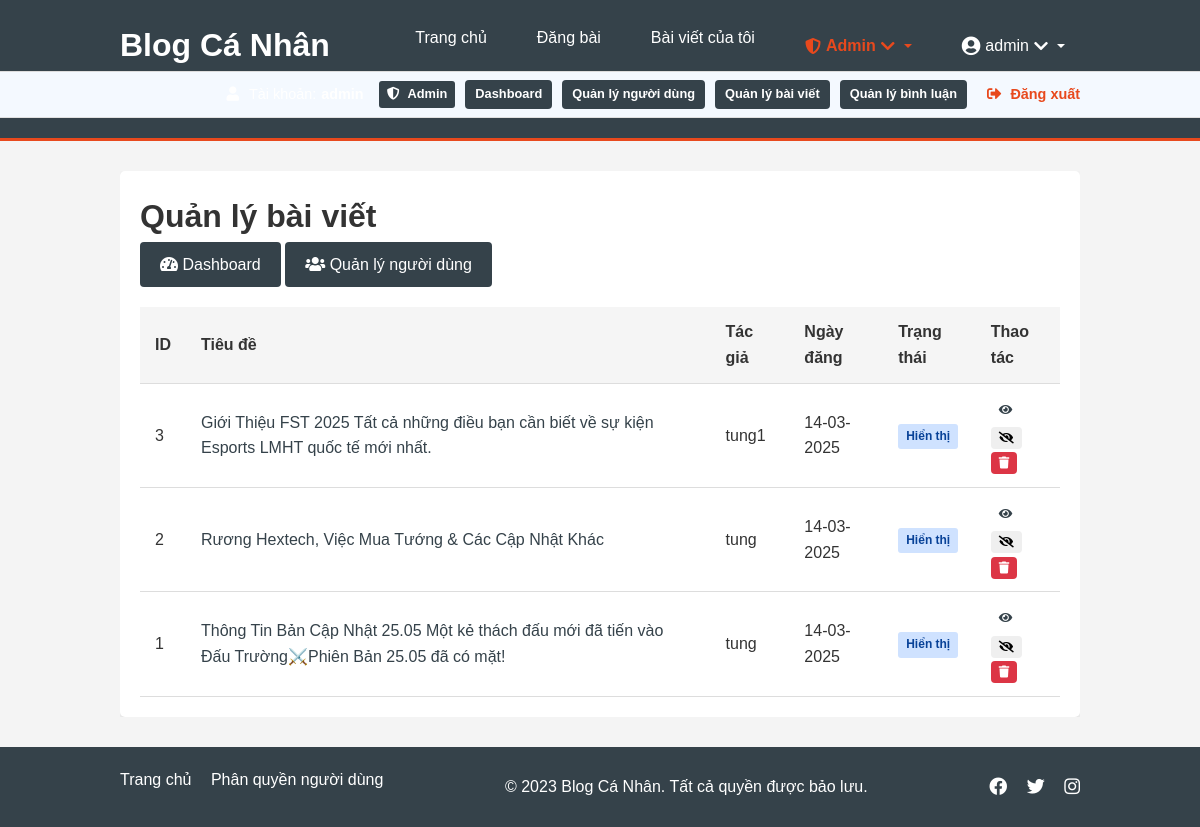
Page /admin/posts (signed in) on the committed database.
### models.py (models this page shows, shortened)
class User(db.Model, UserMixin):
    id = db.Column(db.Integer, primary_key=True)
    username = db.Column(db.String(150), unique=True, nullable=False)
    password = db.Column(db.String(150), nullable=False)
    is_admin = db.Column(db.Boolean, default=False)
    is_active = db.Column(db.Boolean, default=True)
    date_joined = db.Column(db.DateTime, default=datetime.utcnow)
    posts = db.relationship('Post', backref='user', lazy=True)
    role = db.Column(db.String(20), default='viewer')  # 'viewer', 'collaborator', 'editor'

class Post(db.Model):
    id = db.Column(db.Integer, primary_key=True)
    title = db.Column(db.String(200), nullable=False)
    date_posted = db.Column(db.DateTime, nullable=False, default=datetime.utcnow)
    content = db.Column(db.Text, nullable=False)
    image_path = db.Column(db.String(200), nullable=True)
    user_id = db.Column(db.Integer, db.ForeignKey('user.id'), nullable=False)
    is_hidden = db.Column(db.Boolean, default=False)

### routes/admin.py (the view)
@admin_bp.route('/admin/posts')
@login_required
@admin_required
def posts():
    posts = Post.query.order_by(Post.date_posted.desc()).all()
    return render_template('admin/posts.html', posts=posts)

### app.py (called while the page is built)
@login_manager.user_loader
def load_user(user_id):
    return User.query.get(int(user_id))

### routes/admin.py (called while the page is built)
def admin_required(f):
    @wraps(f)
    def decorated_function(*args, **kwargs):
        if not current_user.is_admin:
            abort(403)
        return f(*args, **kwargs)
    return decorated_function

### templates/admin/posts.html (shortened to what this page needs)
{% extends "base.html" %}
{% block content %}
<div class="admin-container">
    <h1>Quản lý bài viết</h1>
    <div class="admin-links">
        <a href="{{ url_for('admin.dashboard') }}" class="btn btn-secondary">
            <i class="fas fa-tachometer-alt"></i> Dashboard
        </a>
        <a href="{{ url_for('admin.users') }}" class="btn btn-secondary">
            <i class="fas fa-users"></i> Quản lý người dùng
        </a>
    </div>
    <div class="admin-content">
        {% if posts %}
        <table class="admin-table">
            <thead>
                <tr>
                    <th>ID</th>
                    <th>Tiêu đề</th>
                    <th>Tác giả</th>
                    <th>Ngày đăng</th>
                    <th>Trạng thái</th>
                    <th>Thao tác</th>
                </tr>
            </thead>
            <tbody>
                {% for post in posts %}
                <tr class="{% if post.is_hidden %}post-hidden{% endif %}">
                    <td>{{ post.id }}</td>
                    <td>
                        <a href="{{ url_for('post.post', post_id=post.id) }}" target="_blank">
                            {{ post.title }}
                        </a>
                    </td>
                    <td>{{ post.user.username }}</td>
                    <td>{{ post.date_posted.strftime('%d-%m-%Y') }}</td>
                    <td>
                        <span class="status-badge {% if post.is_hidden %}status-hidden{% else %}status-visible{% endif %}">
                            {{ "Đã ẩn" if post.is_hidden else "Hiển thị" }}
                        </span>
                    </td>
                    <td class="action-buttons">
                        <a href="{{ url_for('post.post', post_id=post.id) }}" class="btn btn-sm btn-info" target="_blank">
                            <i class="fas fa-eye"></i>
                        </a>
                        <form action="{{ url_for('admin.toggle_post_status', post_id=post.id) }}" method="POST" class="d-inline">
                            <button type="submit" class="btn btn-sm {% if post.is_hidden %}btn-success{% else %}btn-warning{% endif %}">
                                <i class="fas {% if post.is_hidden %}fa-eye{% else %}fa-eye-slash{% endif %}"></i>
                            </button>
                        </form>
                        <form action="{{ url_for('admin.delete_post', post_id=post.id) }}" method="POST" class="d-inline">
                            <button type="submit" class="btn btn-sm btn-danger" onclick="return confirm('Bạn có chắc chắn muốn xóa bài viết này?');">
                                <i class="fas fa-trash"></i>
                            </button>
                        </form>
                    </td>
                </tr>
                {% endfor %}
            </tbody>
        </table>
        {% else %}
        <p class="no-items">Không có bài viết nào.</p>
        {% endif %}
    </div>
</div>
{% endblock %}

### templates/base.html (shortened to what this page needs)
<!DOCTYPE html>
<html lang="vi">
<head>
    <link rel="stylesheet" href="{{ url_for('static', filename='css/style.css') }}">
    <link rel="stylesheet" href="https://cdnjs.cloudflare.com/ajax/libs/font-awesome/5.15.4/css/all.min.css">
</head>
<body>
    <header>
        <div class="container">
            <div class="logo">
                <h1><a href="{{ url_for('main.index') }}">Blog Cá Nhân</a></h1>
            </div>
            <nav>
                <ul>
                    <li><a href="{{ url_for('main.index') }}">Trang chủ</a></li>
                    {% if current_user.is_authenticated %}
                        <li><a href="{{ url_for('post.new_post') }}">Đăng bài</a></li>
                        <li><a href="{{ url_for('post.user_posts', username=current_user.username) }}">Bài viết của tôi</a></li>
                        {% if current_user.is_admin %}
                        <li class="user-dropdown">
                            <a href="#" class="dropdown-toggle admin-menu-item">
                                <i class="fas fa-shield-alt"></i> Admin <i class="fas fa-chevron-down"></i>
                            </a>
                        </li>
                        {% endif %}
                        <li class="user-dropdown">
                            <a href="#" class="dropdown-toggle">
                                <i class="fas fa-user-circle"></i> {{ current_user.username }} <i class="fas fa-chevron-down"></i>
                            </a>
                        </li>
                    {% endif %}
                </ul>
            </nav>
        </div>
        {% if current_user.is_authenticated %}
        <div class="user-status">
            <div class="container">
                <div class="user-info">
                    <i class="fas fa-user"></i> Tài khoản: <strong>{{ current_user.username }}</strong>
                    {% if current_user.is_admin %}
                    <span class="admin-badge"><i class="fas fa-shield-alt"></i> Admin</span>
                    <a href="{{ url_for('admin.dashboard') }}" class="admin-link">Dashboard</a>
                    <a href="{{ url_for('admin.users') }}" class="admin-link">Quản lý người dùng</a>
                    <a href="{{ url_for('admin.posts') }}" class="admin-link">Quản lý bài viết</a>
                    <a href="{{ url_for('admin.comments') }}" class="admin-link">Quản lý bình luận</a>
                    {% endif %}
                    <a href="{{ url_for('auth.logout') }}" class="logout-link">
                        <i class="fas fa-sign-out-alt"></i> Đăng xuất
                    </a>
                </div>
            </div>
        </div>
        {% endif %}
    </header>
    <main>
        <div class="container">
            {% block content %}{% endblock %}
        </div>
    </main>
        <footer>
        <div class="container">
            <div class="footer-links">
                <a href="{{ url_for('main.index') }}">Trang chủ</a>
                <a href="{{ url_for('main.roles_help') }}">Phân quyền người dùng</a>
            </div>
            <p>&copy; {{ now.year if now else 2023 }} Blog Cá Nhân. Tất cả quyền được bảo lưu.</p>
            <div class="social-links">
                <a href="#"><i class="fab fa-facebook"></i></a>
                <a href="#"><i class="fab fa-twitter"></i></a>
                <a href="#"><i class="fab fa-instagram"></i></a>
            </div>
        </div>
    </footer>
</body>
</html>

### static/css/style.css (style rules this page uses)
* { margin: 0; padding: 0; box-sizing: border-box; }
body { font-family: Arial, Helvetica, sans-serif; line-height: 1.6; background-color: #f4f4f4; color: #333; min-height: 100vh; display: flex; flex-direction: column; }
a { text-decoration: none; color: #35424a; }
ul { list-style: none; }
.container { width: 80%; margin: 0 auto; overflow: hidden; }
header { background-color: #35424a; color: #fff; padding: 20px 0; border-bottom: 3px solid #e8491d; }
header .container { display: flex; justify-content: space-between; align-items: center; }
header .logo a { color: #fff; text-decoration: none; }
header nav ul { display: flex; }
header nav li { margin-left: 20px; position: relative; }
header nav a { color: #fff; text-decoration: none; padding: 8px 15px; border-radius: 5px; transition: background-color 0.3s; }
main { flex: 1; padding: 30px 0; }
footer { background-color: #35424a; color: #fff; padding: 20px 0; margin-top: auto; }
footer .container { display: flex; justify-content: space-between; align-items: center; }
.social-links a { color: #fff; margin-left: 15px; font-size: 18px; }
.btn { display: inline-block; padding: 10px 20px; border: none; border-radius: 4px; cursor: pointer; font-size: 16px; transition: background-color 0.3s; }
.btn-secondary { background-color: #35424a; color: #fff; }
.btn-danger { background-color: #dc3545; color: #fff; }
.user-status { background-color: #f4f9ff; padding: 8px 0; border-top: 1px solid #ddd; font-size: 0.9rem; }
.user-status .container { display: flex; justify-content: flex-end; align-items: center; }
.logout-link { color: #e8491d; font-weight: bold; margin-left: 10px; }
.user-dropdown { position: relative; }
.user-dropdown .dropdown-toggle { display: flex; align-items: center; gap: 5px; }
.user-dropdown .fa-user-circle { font-size: 1.2em; }
.user-info { display: flex; align-items: center; justify-content: flex-end; gap: 20px; }
.user-status { background-color: #f4f9ff; padding: 8px 0; font-size: 0.9rem; border-top: 1px solid #ddd; }
.logout-link { color: #e8491d; font-weight: 600; }
.admin-container { background-color: #fff; padding: 20px; border-radius: 5px; box-shadow: 0 2px 5px rgba(0,0,0,0.1); }
.admin-links { margin-bottom: 20px; }
.admin-table { width: 100%; border-collapse: collapse; margin-top: 20px; }
.admin-table th, .admin-table td { padding: 12px 15px; border-bottom: 1px solid #ddd; text-align: left; }
.admin-table th { background-color: #f5f5f5; font-weight: bold; }
.status-badge, .role-badge { display: inline-block; padding: 3px 8px; border-radius: 3px; font-size: 12px; font-weight: bold; }
.status-visible { background-color: #cfe2ff; color: #084298; }
.action-buttons { white-space: nowrap; }
.action-buttons .btn { margin-right: 5px; }
.btn-sm { padding: 4px 8px; font-size: 12px; }
.admin-table { width: 100%; border-collapse: collapse; margin-top: 20px; overflow-x: auto; display: block; }
.dropdown-toggle { cursor: pointer; display: flex; align-items: center; gap: 5px; }
.user-status { background-color: #f4f9ff; padding: 8px 0; border-bottom: 1px solid #e0e0e0; font-size: 0.9rem; }
.user-info { display: flex; align-items: center; justify-content: flex-end; }
.user-info i { margin-right: 5px; }
.logout-link { margin-left: 15px; color: #e8491d; font-weight: 600; }
.admin-badge { background-color: #35424a; color: white; padding: 3px 8px; border-radius: 3px; margin-left: 10px; font-size: 0.8rem; font-weight: bold; }
.user-info { display: flex; align-items: center; flex-wrap: wrap; justify-content: flex-end; gap: 5px; }
.logout-link { margin-left: 15px; color: #e8491d; font-weight: 600; white-space: nowrap; }
.admin-link { background-color: #35424a; color: white !important; padding: 4px 10px; border-radius: 4px; margin-left: 5px; font-size: 0.8rem; font-weight: bold; text-decoration: none; transition: background-color 0.3s; }
.admin-menu-item { color: #e8491d !important; font-weight: bold; }
.dropdown-toggle::after { display: inline-block; margin-left: 0.255em; vertical-align: 0.255em; content: ""; border-top: 0.3em solid; border-right: 0.3em solid transparent; border-bottom: 0; border-left: 0.3em solid transparent; }
.footer-links { margin-bottom: 15px; }
.footer-links a { color: #fff; margin-right: 15px; text-decoration: none; }

### rows in the picture
User: username "admin"
Post: id "3", title "Giới Thiệu FST 2025 Tất cả những điều bạn cần biết về sự kiện Esports LMHT quốc tế mới nhất.", user.username "tung1", date_posted "14-03-2025", is_hidden "Hiển thị"
Post: id "2", title "Rương Hextech, Việc Mua Tướng & Các Cập Nhật Khác", user.username "tung", date_posted "14-03-2025", is_hidden "Hiển thị"
Post: id "1", title "Thông Tin Bản Cập Nhật 25.05 Một kẻ thách đấu mới đã tiến vào Đấu Trường⚔️Phiên Bản 25.05 đã có mặt!", user.username "tung", date_posted "14-03-2025", is_hidden "Hiển thị"

### other values in the picture
{{ now.year if now else 2023 }} "2023"
